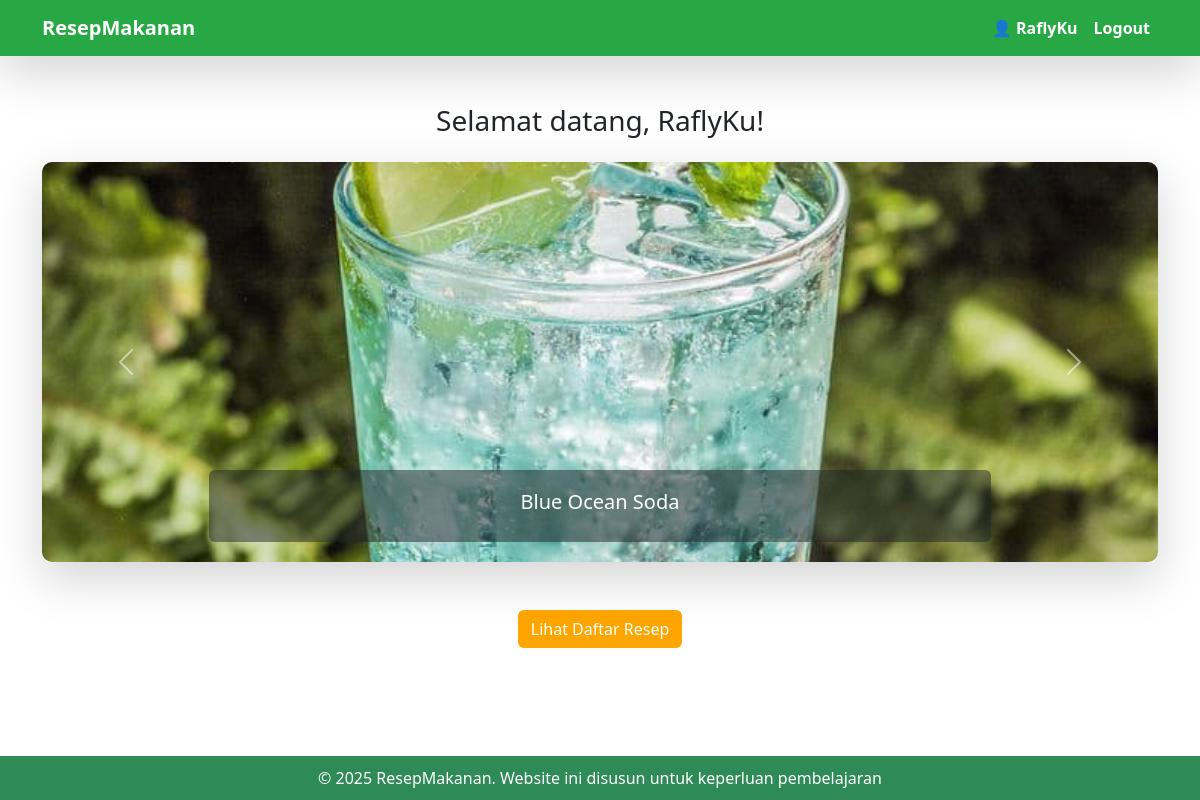
/dashboard.php (signed in), run on the app's committed database.
### tables this page shows
CREATE TABLE `resep` (
  `id` int(11) NOT NULL,
  `judul` varchar(255) NOT NULL,
  `deskripsi` text NOT NULL,
  `kategori` varchar(100) DEFAULT NULL,
  `bahan` text NOT NULL,
  `langkah` text NOT NULL,
  `gambar` varchar(255) DEFAULT NULL,
  `id_kategori` int(11) DEFAULT NULL
);

### dashboard.php (the view, shortened to what this page needs)
<?php
include 'koneksi.php';
$role = $_SESSION['role'] ?? 'user';
$res = $koneksi->query("SELECT id, judul, gambar FROM resep ORDER BY RAND() LIMIT 5");
$resepList = $res->fetch_all(MYSQLI_ASSOC);
?>
<!DOCTYPE html>
<html lang="id">
<head>
    <link href="https://cdn.jsdelivr.net/npm/bootstrap@5.3.0/dist/css/bootstrap.min.css" rel="stylesheet">
</head>
<body>
<nav class="navbar navbar-expand-lg shadow-lg" style="color: white !important; font-weight: bold;">
  <div class="container">
    <a class="navbar-brand" href="#">ResepMakanan</a>
    <div class="collapse navbar-collapse">
      <ul class="navbar-nav ms-auto">
        <li class="nav-item"><span class="nav-link">👤 <?= htmlspecialchars($_SESSION['username']) ?></span></li>
        <li class="nav-item"><a class="nav-link text-white" href="logout.php">Logout</a></li>
      </ul>
    </div>
  </div>
</nav>
<div class="container mt-5 content text-center">
    <h3 class="mb-4 ">Selamat datang, <?= htmlspecialchars($_SESSION['username']) ?>!</h3>
    <?php if (!empty($resepList)): ?>
    <div id="carouselResep" class="carousel slide mb-5 shadow-lg rounded-3" data-bs-ride="carousel">
        <div class="carousel-inner">
            <?php foreach ($resepList as $index => $resep): ?>
            <div class="carousel-item <?= $index === 0 ? 'active' : '' ?>">
                <img src="images/<?= htmlspecialchars($resep['gambar']) ?>" class="d-block w-100" alt="<?= htmlspecialchars($resep['judul']) ?>">
                <div class="carousel-caption d-none d-md-block bg-dark bg-opacity-50 rounded">
                    <h5><?= htmlspecialchars($resep['judul']) ?></h5>
                </div>
            </div>
            <?php endforeach; ?>
        </div>
        <button class="carousel-control-prev" type="button" data-bs-target="#carouselResep" data-bs-slide="prev">
            <span class="carousel-control-prev-icon"></span>
        </button>
        <button class="carousel-control-next" type="button" data-bs-target="#carouselResep" data-bs-slide="next">
            <span class="carousel-control-next-icon"></span>
        </button>
    </div>
    <?php endif; ?>
    <?php if ($role === 'admin'): ?>
        <a href="kelola_resep.php" class="btn btn-orange">Kelola Resep</a>
    <?php else: ?>
        <a href="index.php" class="btn btn-orange">Lihat Daftar Resep</a>
    <?php endif; ?>
</div>
<footer class="footer mt-auto">
  <div class="container">
    <p class="mb-0">© <?= date('Y') ?> ResepMakanan. Website ini disusun untuk keperluan pembelajaran</p>
  </div>
</footer>
</body>
</html>

### dashboard.php (style rules this page uses)
html, body { height: 100%; }
body { display: flex; flex-direction: column; background-color:white; font-family: 'Segoe UI', sans-serif; }
.content { flex: 1; }
.navbar { background-color: #28a745; }
.navbar-brand, .nav-link, .text-white { color: white !important; }
.btn-orange { background-color: #ffa500; color: white; }
.footer { background-color: #2e8b57; color: white; padding: 10px 0; text-align: center; }
.navbar-brand, .nav-link { color: white !important; font-weight: bold; }
.carousel-item img { height: 400px; object-fit: cover; border-radius: 10px; }

### data on the page
resep: gambar (picture), judul "Blue Ocean Soda"

### other printed values
$_SESSION['username'] "RaflyKu"
